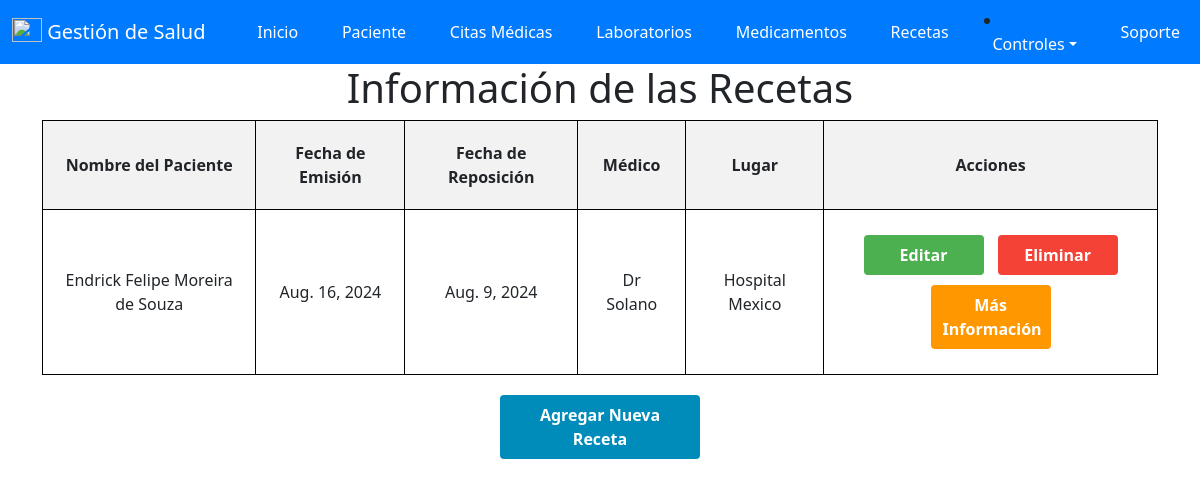
The page /recetas (signed in) on the database as committed earlier.
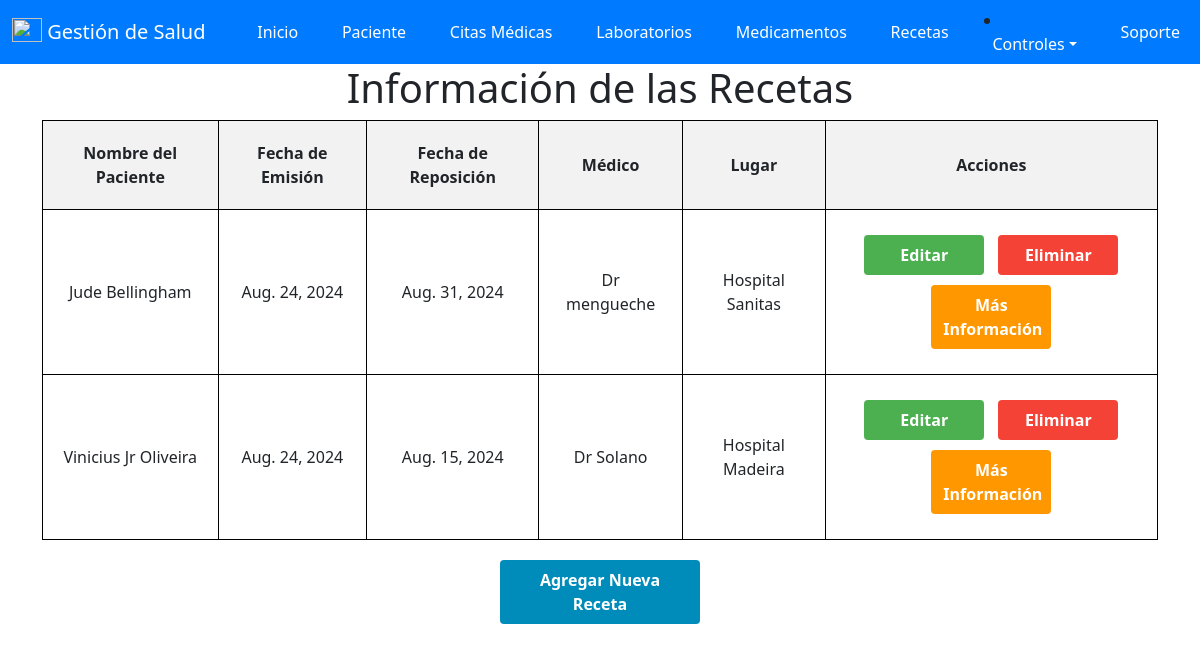
The same page on the database as committed later.
### salud/models.py (models this page shows, shortened)
class receta(models.Model):
    id_Recetas = models.AutoField(primary_key=True, verbose_name='ID_Recetas')
    id_paciente = models.ForeignKey('paciente', on_delete=models.CASCADE)  # Asegúrate de que 'paciente' exista
    fecha_Emision = models.DateField(null=False, verbose_name='Fecha_Emision')
    fecha_Reposicion = models.DateField(null=False, verbose_name='Fecha_Reposicion')
    medico = models.CharField(max_length=50, verbose_name='Medico')
    lugar = models.CharField(max_length=200, verbose_name='Lugar')
    medicamentos = models.ManyToManyField(medicamento, through='RecetaMedicamento')
    id_usuario = models.ForeignKey(User, on_delete=models.CASCADE)

class paciente(models.Model):
    id_paciente = models.AutoField(primary_key=True , verbose_name='ID_Paciente')
    cedula = models.IntegerField(null=True,verbose_name='Cedula')
    nombre = models.CharField(max_length=50, verbose_name='Nombre')
    apellido = models.CharField(max_length=50, verbose_name='Apellido')
    sexo = models.CharField(max_length=20, verbose_name='Sexo')
    fecha_Nacimiento = models.DateField(null=True, verbose_name='Fecha de Nacimiento')
    edad = models.IntegerField ( verbose_name='Edad')
    direccion = models.CharField(max_length=50, verbose_name='Direccion')
    telefono = models.IntegerField( verbose_name='Telefono')
    email = models.EmailField( verbose_name='Email')
    id_usuario = models.ForeignKey(User, on_delete=models.CASCADE)

### salud/views.py (the view)
# urls.py: path('recetas', views.recetas, name='recetas'),
@login_required
def recetas(request):
    recetas_list = receta.objects.filter(id_usuario=request.user)
    return render(request, 'Programar/recetas.html', {'recetas': recetas_list})

### salud/templates/Programar/recetas.html (shortened to what this page needs)
{% extends "base.html" %}
{% block contenido %}
<!DOCTYPE html>
<html>
<head>
</head>
<body>
    <h1>Información de las Recetas</h1>
    <form method="post" action="{% url 'recetas' %}">
        <table>
            <thead>
                <tr>
                    <th>Nombre del Paciente</th>
                    <th>Fecha de Emisión</th>
                    <th>Fecha de Reposición</th>
                    <th>Médico</th>
                    <th>Lugar</th>
                    <th>Acciones</th>
                </tr>
            </thead>
            <tbody>
                {% for receta in recetas %}
                <tr>
                    <td>{{ receta.id_paciente.nombre }} {{ receta.id_paciente.apellido }}</td>
                    <td>{{ receta.fecha_Emision }}</td>
                    <td>{{ receta.fecha_Reposicion }}</td>
                    <td>{{ receta.medico }}</td>
                    <td>{{ receta.lugar }}</td>
                    <td>
                        <a href="" class="button edit-button">Editar</a>
                        <a href="" class="button delete-button" onclick="return confirm('¿Estás seguro de que deseas eliminar esta receta?');">Eliminar</a>
                        <button type="button" class="button more-info-button" onclick="toggleMoreInfo('{{ receta.id_Recetas }}')">Más Información</button>
                    </td>
                </tr>
                {% empty %}
                <tr>
                    <td colspan="6">No hay recetas disponibles.</td>
                </tr>
                {% endfor %}
            </tbody>
        </table>
        <a href="{% url 'agregar_receta' %}" class="button add-button">Agregar Nueva Receta</a>
    </form>
</body>
</html>
{% endblock %}

### salud/templates/base.html (shortened to what this page needs)
<!doctype html>
<html lang="en">
<head>
    <link
        href="https://cdn.jsdelivr.net/npm/bootstrap@5.3.2/dist/css/bootstrap.min.css"
        rel="stylesheet"
    />
</head>
<body>
    <header>
        <nav class="navbar navbar-expand navbar-light">
            <div class="container-fluid">
                <span class="navbar-brand">
                    <img src="" width="30" height="24" class="d-inline-block align-text-top">
                    Gestión de Salud
                </span>
                <a class="nav-item nav-link active" href="{% url 'inicio' %}" aria-current="page">Inicio <span class="visually-hidden">(current)</span></a>
                <a class="nav-item nav-link" href="{% url 'index' %}">Paciente</a>
                <a class="nav-item nav-link" href="{% url 'citas'%}">Citas Médicas</a>
                <a class="nav-item nav-link" href="{% url 'laboratorios' %}">Laboratorios</a>
                <a class="nav-item nav-link" href="{% url 'medicamentos' %}">Medicamentos</a>
                <a class="nav'item nav-link" href="{% url 'recetas' %}">Recetas</a></li>
                <li class="nav-item dropdown">
                    <a class="nav-link dropdown-toggle" data-bs-toggle="dropdown" href="#" role="button" aria-expanded="false">Controles</a>
                </li>
                <a class="nav-item nav-link" href="{% url 'soporte' %}">Soporte</a>
            </div>
        </nav>
    </header>
    <main>
        <div class="container">
            <div class="row">
                <div class="col">
                    {% block contenido %}{% endblock %}
                </div>
            </div>
        </div>
    </main>
</body>
</html>

### salud/templates/base.html (style rules this page uses)
.navbar { background-color: #007bff; }
.navbar-brand, .nav-link { color: #fff; }
.nav-link { margin: 0 0.5rem; }

### salud/templates/Programar/recetas.html (style rules this page uses)
table { width: 100%; border-collapse: collapse; }
th, td { border: 1px solid black; padding: 20px; text-align: center; }
th { background-color: #f2f2f2; }
tbody tr { border-bottom: 1px solid #ddd; }
.button { padding: 8px 12px; margin: 5px; border: none; border-radius: 4px; color: white; text-decoration: none; font-weight: bold; display: inline-block; width: 120px; text-align: center; box-sizing: border-box; }
.edit-button { background-color: #4CAF50; }
.delete-button { background-color: #f44336; }
.more-info-button { background-color: #ff9800; }
.add-button { background-color: #008CBA; display: block; margin: 20px auto; width: 200px; text-align: center; }
h1 { text-align: center; }

Rows that differ between the two databases and show on the page:
removed receta: id_paciente.nombre "Endrick Felipe", id_paciente.apellido "Moreira de Souza", fecha_Emision "Aug. 16, 2024", fecha_Reposicion "Aug. 9, 2024", medico "Dr Solano", lugar "Hospital Mexico"
added receta: id_paciente.nombre "Jude", id_paciente.apellido "Bellingham", fecha_Emision "Aug. 24, 2024", fecha_Reposicion "Aug. 31, 2024", medico "Dr mengueche", lugar "Hospital Sanitas"
added receta: id_paciente.nombre "Vinicius Jr", id_paciente.apellido "Oliveira", fecha_Emision "Aug. 24, 2024", fecha_Reposicion "Aug. 15, 2024", medico "Dr Solano", lugar "Hospital Madeira"
